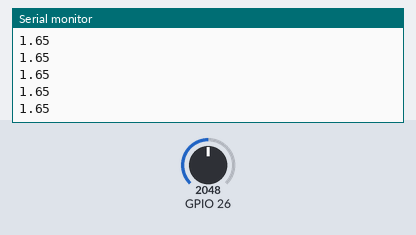
The sketch below on a simulated ESP32. On the bench: the last lines printed to the serial monitor. The test bench sets the inputs (shaded band); at power-on: GPIO 26 = 2048.

Above: at 1.2 s.
1.3 s: GPIO 26 set to 2866
At 2.1 s:
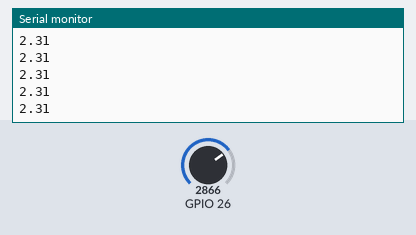
2.8 s: GPIO 26 set to 3603
At 3.7 s:
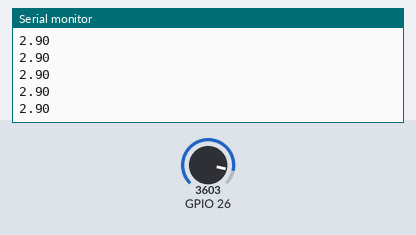
Timing chart, 0 to 5.8 s (numbered marks = the images above; inputs shaded):
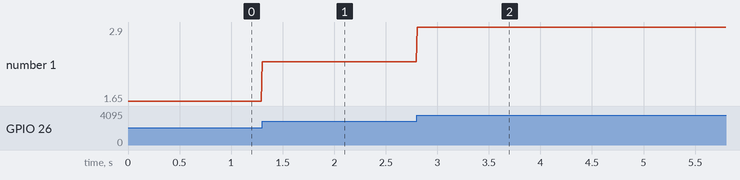

The sketch:

pico-analog-read.ino
```cpp
// 2021/07/25 imo lab.
// https://garchiving.com/

void setup() {
  Serial.begin(9600);
}

uint16_t raw;
float v;

void loop() {
  raw = analogRead(26);
  v   = raw * 3.3 / (1 << 12);

  Serial.println(v);
  delay(10);
}
```

Measured:
- after the input at 1.3 s, the serial monitor: prints a new line at once (image 1)
- after the input at 2.8 s, the serial monitor: prints a new line at once (image 2)
- plotted number 1: 1.65 → 2.31 after the input at 1.3 s, 2.31 → 2.9 after the input at 2.8 s
